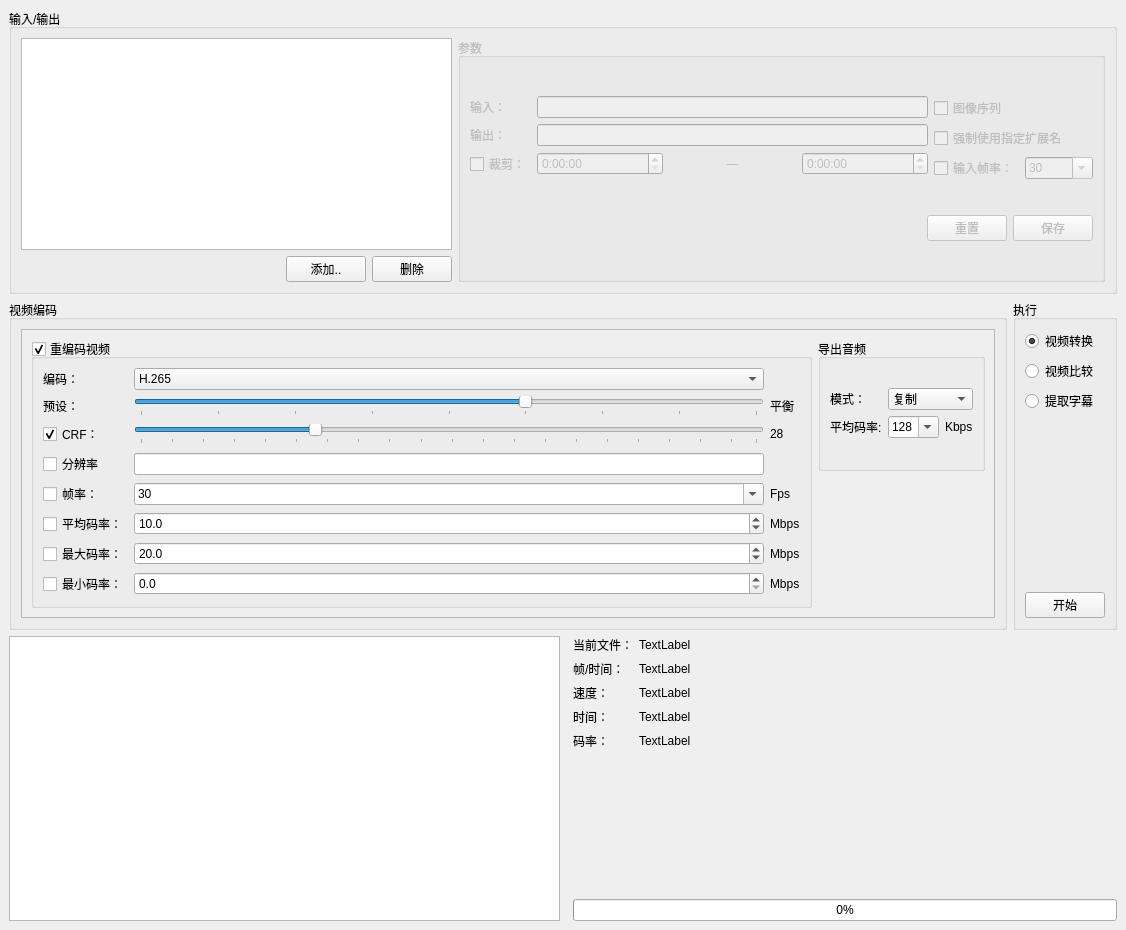
<?xml version="1.0" encoding="UTF-8"?>
<ui version="4.0">
 <class>MainWindow</class>
 <widget class="QMainWindow" name="MainWindow">
  <property name="geometry">
   <rect>
    <x>0</x>
    <y>0</y>
    <width>1126</width>
    <height>930</height>
   </rect>
  </property>
  <property name="windowTitle">
   <string>视频压制助手</string>
  </property>
  <widget class="QWidget" name="centralwidget">
   <layout class="QVBoxLayout" name="verticalLayout_2" stretch="1,0,1">
    <item>
     <widget class="QGroupBox" name="groupBox_6">
      <property name="sizePolicy">
       <sizepolicy hsizetype="Preferred" vsizetype="Preferred">
        <horstretch>0</horstretch>
        <verstretch>0</verstretch>
       </sizepolicy>
      </property>
      <property name="title">
       <string>输入/输出</string>
      </property>
      <layout class="QHBoxLayout" name="horizontalLayout_4" stretch="2,3">
       <item>
        <layout class="QGridLayout" name="gridLayout">
         <item row="0" column="0" colspan="3">
          <widget class="QListView" name="lst">
           <property name="selectionMode">
            <enum>QAbstractItemView::ExtendedSelection</enum>
           </property>
          </widget>
         </item>
         <item row="1" column="0">
          <spacer name="horizontalSpacer">
           <property name="orientation">
            <enum>Qt::Horizontal</enum>
           </property>
           <property name="sizeHint" stdset="0">
            <size>
             <width>40</width>
             <height>20</height>
            </size>
           </property>
          </spacer>
         </item>
         <item row="1" column="1">
          <widget class="QPushButton" name="btn_input">
           <property name="text">
            <string>添加..</string>
           </property>
          </widget>
         </item>
         <item row="1" column="2">
          <widget class="QPushButton" name="btn_delete">
           <property name="autoFillBackground">
            <bool>false</bool>
           </property>
           <property name="text">
            <string>删除</string>
           </property>
          </widget>
         </item>
        </layout>
       </item>
       <item>
        <widget class="QGroupBox" name="gpb_file">
         <property name="enabled">
          <bool>false</bool>
         </property>
         <property name="title">
          <string>参数</string>
         </property>
         <layout class="QHBoxLayout" name="horizontalLayout_5">
          <item>
           <layout class="QGridLayout" name="gridLayout_4">
            <item row="0" column="0">
             <layout class="QFormLayout" name="formLayout_2">
              <item row="0" column="0">
               <widget class="QLabel" name="label_18">
                <property name="text">
                 <string>输入：</string>
                </property>
               </widget>
              </item>
              <item row="0" column="1">
               <widget class="QLineEdit" name="txt_input"/>
              </item>
              <item row="1" column="0">
               <widget class="QLabel" name="label_19">
                <property name="text">
                 <string>输出：</string>
                </property>
               </widget>
              </item>
              <item row="1" column="1">
               <widget class="QLineEdit" name="txt_output"/>
              </item>
              <item row="3" column="1">
               <layout class="QHBoxLayout" name="horizontalLayout_3">
                <item>
                 <widget class="QTimeEdit" name="time_from">
                  <property name="enabled">
                   <bool>false</bool>
                  </property>
                  <property name="currentSection">
                   <enum>QDateTimeEdit::HourSection</enum>
                  </property>
                  <property name="displayFormat">
                   <string>H:mm:ss</string>
                  </property>
                 </widget>
                </item>
                <item>
                 <widget class="QLabel" name="label_20">
                  <property name="text">
                   <string>—</string>
                  </property>
                  <property name="alignment">
                   <set>Qt::AlignCenter</set>
                  </property>
                 </widget>
                </item>
                <item>
                 <widget class="QTimeEdit" name="time_to">
                  <property name="enabled">
                   <bool>false</bool>
                  </property>
                  <property name="currentSection">
                   <enum>QDateTimeEdit::HourSection</enum>
                  </property>
                  <property name="displayFormat">
                   <string>H:mm:ss</string>
                  </property>
                 </widget>
                </item>
               </layout>
              </item>
              <item row="3" column="0">
               <widget class="QCheckBox" name="chk_cut">
                <property name="text">
                 <string>裁剪：</string>
                </property>
               </widget>
              </item>
             </layout>
            </item>
            <item row="0" column="1">
             <layout class="QGridLayout" name="gridLayout_3">
              <item row="1" column="0" colspan="2">
               <widget class="QCheckBox" name="chk_force_ext">
                <property name="text">
                 <string>强制使用指定扩展名</string>
                </property>
               </widget>
              </item>
              <item row="2" column="0">
               <widget class="QCheckBox" name="chk_input_fps">
                <property name="text">
                 <string>输入帧率：</string>
                </property>
               </widget>
              </item>
              <item row="2" column="1">
               <widget class="QComboBox" name="cbb_input_fps">
                <property name="inputMethodHints">
                 <set>Qt::ImhDigitsOnly|Qt::ImhFormattedNumbersOnly|Qt::ImhPreferNumbers</set>
                </property>
                <property name="editable">
                 <bool>true</bool>
                </property>
                <property name="currentIndex">
                 <number>6</number>
                </property>
                <item>
                 <property name="text">
                  <string>10</string>
                 </property>
                </item>
                <item>
                 <property name="text">
                  <string>20</string>
                 </property>
                </item>
                <item>
                 <property name="text">
                  <string>23.976</string>
                 </property>
                </item>
                <item>
                 <property name="text">
                  <string>24</string>
                 </property>
                </item>
                <item>
                 <property name="text">
                  <string>25</string>
                 </property>
                </item>
                <item>
                 <property name="text">
                  <string>29.97</string>
                 </property>
                </item>
                <item>
                 <property name="text">
                  <string>30</string>
                 </property>
                </item>
                <item>
                 <property name="text">
                  <string>48</string>
                 </property>
                </item>
                <item>
                 <property name="text">
                  <string>59.94</string>
                 </property>
                </item>
                <item>
                 <property name="text">
                  <string>60</string>
                 </property>
                </item>
                <item>
                 <property name="text">
                  <string>72</string>
                 </property>
                </item>
                <item>
                 <property name="text">
                  <string>90</string>
                 </property>
                </item>
                <item>
                 <property name="text">
                  <string>144</string>
                 </property>
                </item>
               </widget>
              </item>
              <item row="0" column="0" colspan="2">
               <widget class="QCheckBox" name="chk_image_seq">
                <property name="text">
                 <string>图像序列</string>
                </property>
               </widget>
              </item>
             </layout>
            </item>
            <item row="1" column="0" colspan="2">
             <layout class="QHBoxLayout" name="horizontalLayout_6">
              <item>
               <spacer name="horizontalSpacer_2">
                <property name="orientation">
                 <enum>Qt::Horizontal</enum>
                </property>
                <property name="sizeHint" stdset="0">
                 <size>
                  <width>40</width>
                  <height>20</height>
                 </size>
                </property>
               </spacer>
              </item>
              <item>
               <widget class="QPushButton" name="btn_io_reset">
                <property name="text">
                 <string>重置</string>
                </property>
               </widget>
              </item>
              <item>
               <widget class="QPushButton" name="btn_io_save">
                <property name="text">
                 <string>保存</string>
                </property>
               </widget>
              </item>
             </layout>
            </item>
           </layout>
          </item>
         </layout>
        </widget>
       </item>
      </layout>
     </widget>
    </item>
    <item>
     <layout class="QHBoxLayout" name="horizontalLayout_2">
      <item>
       <widget class="QGroupBox" name="groupBox">
        <property name="title">
         <string>视频编码</string>
        </property>
        <layout class="QVBoxLayout" name="verticalLayout">
         <item>
          <widget class="QScrollArea" name="scrollArea">
           <property name="frameShadow">
            <enum>QFrame::Raised</enum>
           </property>
           <property name="widgetResizable">
            <bool>true</bool>
           </property>
           <widget class="QWidget" name="scrollAreaWidgetContents">
            <property name="geometry">
             <rect>
              <x>0</x>
              <y>0</y>
              <width>952</width>
              <height>305</height>
             </rect>
            </property>
            <layout class="QGridLayout" name="gridLayout_7">
             <item row="0" column="1">
              <widget class="QGroupBox" name="grpb_audio">
               <property name="title">
                <string>导出音频</string>
               </property>
               <property name="checkable">
                <bool>false</bool>
               </property>
               <property name="checked">
                <bool>false</bool>
               </property>
               <layout class="QGridLayout" name="gridLayout_9">
                <item row="0" column="0">
                 <layout class="QGridLayout" name="gridLayout_8">
                  <item row="1" column="1">
                   <widget class="QComboBox" name="cbb_bitrate_a">
                    <property name="editable">
                     <bool>true</bool>
                    </property>
                    <property name="currentIndex">
                     <number>2</number>
                    </property>
                    <item>
                     <property name="text">
                      <string>64</string>
                     </property>
                    </item>
                    <item>
                     <property name="text">
                      <string>96</string>
                     </property>
                    </item>
                    <item>
                     <property name="text">
                      <string>128</string>
                     </property>
                    </item>
                    <item>
                     <property name="text">
                      <string>196</string>
                     </property>
                    </item>
                    <item>
                     <property name="text">
                      <string>256</string>
                     </property>
                    </item>
                    <item>
                     <property name="text">
                      <string>320</string>
                     </property>
                    </item>
                   </widget>
                  </item>
                  <item row="1" column="2">
                   <widget class="QLabel" name="label_26">
                    <property name="text">
                     <string>Kbps</string>
                    </property>
                   </widget>
                  </item>
                  <item row="1" column="0">
                   <widget class="QLabel" name="label_25">
                    <property name="text">
                     <string>平均码率:</string>
                    </property>
                   </widget>
                  </item>
                  <item row="0" column="1" colspan="2">
                   <widget class="QComboBox" name="cbb_audio_mode">
                    <item>
                     <property name="text">
                      <string>复制</string>
                     </property>
                    </item>
                    <item>
                     <property name="text">
                      <string>不导出</string>
                     </property>
                    </item>
                    <item>
                     <property name="text">
                      <string>重编码</string>
                     </property>
                    </item>
                   </widget>
                  </item>
                  <item row="0" column="0">
                   <widget class="QLabel" name="label_2">
                    <property name="text">
                     <string>模式：</string>
                    </property>
                   </widget>
                  </item>
                 </layout>
                </item>
               </layout>
              </widget>
             </item>
             <item row="0" column="0" rowspan="2">
              <widget class="QGroupBox" name="grpb_video">
               <property name="sizePolicy">
                <sizepolicy hsizetype="Preferred" vsizetype="Preferred">
                 <horstretch>0</horstretch>
                 <verstretch>0</verstretch>
                </sizepolicy>
               </property>
               <property name="title">
                <string>重编码视频</string>
               </property>
               <property name="checkable">
                <bool>true</bool>
               </property>
               <layout class="QGridLayout" name="gridLayout_5">
                <item row="0" column="0">
                 <layout class="QGridLayout" name="gridLayout_2">
                  <item row="5" column="3">
                   <widget class="QLabel" name="label_5">
                    <property name="text">
                     <string>Mbps</string>
                    </property>
                   </widget>
                  </item>
                  <item row="0" column="2">
                   <widget class="QComboBox" name="cbb_encoder">
                    <property name="currentIndex">
                     <number>1</number>
                    </property>
                    <item>
                     <property name="text">
                      <string>H.264</string>
                     </property>
                    </item>
                    <item>
                     <property name="text">
                      <string>H.265</string>
                     </property>
                    </item>
                    <item>
                     <property name="text">
                      <string>VP9</string>
                     </property>
                    </item>
                   </widget>
                  </item>
                  <item row="4" column="2">
                   <widget class="QComboBox" name="cbb_fps">
                    <property name="inputMethodHints">
                     <set>Qt::ImhDigitsOnly|Qt::ImhFormattedNumbersOnly|Qt::ImhPreferNumbers</set>
                    </property>
                    <property name="editable">
                     <bool>true</bool>
                    </property>
                    <property name="currentIndex">
                     <number>6</number>
                    </property>
                    <item>
                     <property name="text">
                      <string>10</string>
                     </property>
                    </item>
                    <item>
                     <property name="text">
                      <string>20</string>
                     </property>
                    </item>
                    <item>
                     <property name="text">
                      <string>23.976</string>
                     </property>
                    </item>
                    <item>
                     <property name="text">
                      <string>24</string>
                     </property>
                    </item>
                    <item>
                     <property name="text">
                      <string>25</string>
                     </property>
                    </item>
                    <item>
                     <property name="text">
                      <string>29.97</string>
                     </property>
                    </item>
                    <item>
                     <property name="text">
                      <string>30</string>
                     </property>
                    </item>
                    <item>
                     <property name="text">
                      <string>48</string>
                     </property>
                    </item>
                    <item>
                     <property name="text">
                      <string>59.94</string>
                     </property>
                    </item>
                    <item>
                     <property name="text">
                      <string>60</string>
                     </property>
                    </item>
                    <item>
                     <property name="text">
                      <string>72</string>
                     </property>
                    </item>
                    <item>
                     <property name="text">
                      <string>90</string>
                     </property>
                    </item>
                    <item>
                     <property name="text">
                      <string>144</string>
                     </property>
                    </item>
                   </widget>
                  </item>
                  <item row="4" column="3">
                   <widget class="QLabel" name="label_7">
                    <property name="text">
                     <string>Fps</string>
                    </property>
                   </widget>
                  </item>
                  <item row="6" column="2">
                   <widget class="QDoubleSpinBox" name="txt_bitrate_max">
                    <property name="decimals">
                     <number>1</number>
                    </property>
                    <property name="maximum">
                     <double>500.000000000000000</double>
                    </property>
                    <property name="stepType">
                     <enum>QAbstractSpinBox::AdaptiveDecimalStepType</enum>
                    </property>
                    <property name="value">
                     <double>20.000000000000000</double>
                    </property>
                   </widget>
                  </item>
                  <item row="2" column="2">
                   <widget class="QSlider" name="sld_crf">
                    <property name="maximum">
                     <number>99</number>
                    </property>
                    <property name="pageStep">
                     <number>2</number>
                    </property>
                    <property name="value">
                     <number>28</number>
                    </property>
                    <property name="orientation">
                     <enum>Qt::Horizontal</enum>
                    </property>
                    <property name="tickPosition">
                     <enum>QSlider::TicksBelow</enum>
                    </property>
                    <property name="tickInterval">
                     <number>5</number>
                    </property>
                   </widget>
                  </item>
                  <item row="1" column="2">
                   <widget class="QSlider" name="sld_preset">
                    <property name="minimum">
                     <number>-5</number>
                    </property>
                    <property name="maximum">
                     <number>3</number>
                    </property>
                    <property name="pageStep">
                     <number>1</number>
                    </property>
                    <property name="orientation">
                     <enum>Qt::Horizontal</enum>
                    </property>
                    <property name="tickPosition">
                     <enum>QSlider::TicksBelow</enum>
                    </property>
                   </widget>
                  </item>
                  <item row="1" column="3">
                   <widget class="QLabel" name="lbl_preset">
                    <property name="text">
                     <string>平衡</string>
                    </property>
                   </widget>
                  </item>
                  <item row="3" column="2">
                   <widget class="QLineEdit" name="txt_size"/>
                  </item>
                  <item row="5" column="2">
                   <widget class="QDoubleSpinBox" name="txt_bitrate">
                    <property name="decimals">
                     <number>1</number>
                    </property>
                    <property name="maximum">
                     <double>500.000000000000000</double>
                    </property>
                    <property name="value">
                     <double>10.000000000000000</double>
                    </property>
                   </widget>
                  </item>
                  <item row="2" column="3">
                   <widget class="QLabel" name="lbl_crf">
                    <property name="text">
                     <string>28</string>
                    </property>
                   </widget>
                  </item>
                  <item row="6" column="3">
                   <widget class="QLabel" name="label_8">
                    <property name="text">
                     <string>Mbps</string>
                    </property>
                   </widget>
                  </item>
                  <item row="7" column="2">
                   <widget class="QDoubleSpinBox" name="txt_bitrate_min">
                    <property name="decimals">
                     <number>1</number>
                    </property>
                    <property name="maximum">
                     <double>500.000000000000000</double>
                    </property>
                   </widget>
                  </item>
                  <item row="7" column="3">
                   <widget class="QLabel" name="label_17">
                    <property name="text">
                     <string>Mbps</string>
                    </property>
                   </widget>
                  </item>
                  <item row="3" column="0" colspan="2">
                   <widget class="QCheckBox" name="chk_size">
                    <property name="text">
                     <string>分辨率</string>
                    </property>
                   </widget>
                  </item>
                  <item row="4" column="0" colspan="2">
                   <widget class="QCheckBox" name="chk_fps">
                    <property name="text">
                     <string>帧率：</string>
                    </property>
                   </widget>
                  </item>
                  <item row="5" column="0" colspan="2">
                   <widget class="QCheckBox" name="chk_bitrate">
                    <property name="text">
                     <string>平均码率：</string>
                    </property>
                   </widget>
                  </item>
                  <item row="6" column="0" colspan="2">
                   <widget class="QCheckBox" name="chk_bitrate_max">
                    <property name="text">
                     <string>最大码率：</string>
                    </property>
                   </widget>
                  </item>
                  <item row="7" column="0" colspan="2">
                   <widget class="QCheckBox" name="chk_bitrate_min">
                    <property name="text">
                     <string>最小码率：</string>
                    </property>
                   </widget>
                  </item>
                  <item row="2" column="0" colspan="2">
                   <widget class="QCheckBox" name="chk_crf">
                    <property name="text">
                     <string>CRF：</string>
                    </property>
                    <property name="checked">
                     <bool>true</bool>
                    </property>
                   </widget>
                  </item>
                  <item row="1" column="0" colspan="2">
                   <widget class="QLabel" name="label">
                    <property name="text">
                     <string>预设：</string>
                    </property>
                   </widget>
                  </item>
                  <item row="0" column="0" colspan="2">
                   <widget class="QLabel" name="label_23">
                    <property name="text">
                     <string>编码：</string>
                    </property>
                   </widget>
                  </item>
                 </layout>
                </item>
               </layout>
              </widget>
             </item>
            </layout>
           </widget>
          </widget>
         </item>
        </layout>
       </widget>
      </item>
      <item>
       <widget class="QGroupBox" name="gridGroupBox">
        <property name="title">
         <string>执行</string>
        </property>
        <layout class="QVBoxLayout" name="verticalLayout_4">
         <item>
          <widget class="QRadioButton" name="rbtn_convert">
           <property name="text">
            <string>视频转换</string>
           </property>
           <property name="checked">
            <bool>true</bool>
           </property>
          </widget>
         </item>
         <item>
          <widget class="QRadioButton" name="rbtn_compare">
           <property name="text">
            <string>视频比较</string>
           </property>
          </widget>
         </item>
         <item>
          <widget class="QRadioButton" name="rbtn_sub">
           <property name="text">
            <string>提取字幕</string>
           </property>
          </widget>
         </item>
         <item>
          <spacer name="verticalSpacer">
           <property name="orientation">
            <enum>Qt::Vertical</enum>
           </property>
           <property name="sizeHint" stdset="0">
            <size>
             <width>20</width>
             <height>40</height>
            </size>
           </property>
          </spacer>
         </item>
         <item>
          <widget class="QPushButton" name="btn_start">
           <property name="text">
            <string>开始</string>
           </property>
          </widget>
         </item>
        </layout>
       </widget>
      </item>
     </layout>
    </item>
    <item>
     <layout class="QHBoxLayout" name="horizontalLayout">
      <item>
       <widget class="QTextEdit" name="txt_log">
        <property name="readOnly">
         <bool>true</bool>
        </property>
       </widget>
      </item>
      <item>
       <layout class="QFormLayout" name="formLayout">
        <property name="leftMargin">
         <number>7</number>
        </property>
        <item row="0" column="0">
         <widget class="QLabel" name="label_11">
          <property name="text">
           <string>当前文件：</string>
          </property>
         </widget>
        </item>
        <item row="0" column="1">
         <widget class="QLabel" name="lbl_current_file">
          <property name="text">
           <string>TextLabel</string>
          </property>
         </widget>
        </item>
        <item row="1" column="0">
         <widget class="QLabel" name="label_13">
          <property name="text">
           <string>帧/时间：</string>
          </property>
         </widget>
        </item>
        <item row="1" column="1">
         <widget class="QLabel" name="lbl_current_frame_time">
          <property name="text">
           <string>TextLabel</string>
          </property>
         </widget>
        </item>
        <item row="2" column="0">
         <widget class="QLabel" name="label_14">
          <property name="text">
           <string>速度：</string>
          </property>
         </widget>
        </item>
        <item row="2" column="1">
         <widget class="QLabel" name="lbl_current_speed">
          <property name="text">
           <string>TextLabel</string>
          </property>
         </widget>
        </item>
        <item row="3" column="0">
         <widget class="QLabel" name="label_15">
          <property name="text">
           <string>时间：</string>
          </property>
         </widget>
        </item>
        <item row="3" column="1">
         <widget class="QLabel" name="lbl_current_time">
          <property name="text">
           <string>TextLabel</string>
          </property>
         </widget>
        </item>
        <item row="4" column="0">
         <widget class="QLabel" name="label_12">
          <property name="text">
           <string>码率：</string>
          </property>
         </widget>
        </item>
        <item row="4" column="1">
         <widget class="QLabel" name="lbl_current_bitrate">
          <property name="text">
           <string>TextLabel</string>
          </property>
         </widget>
        </item>
        <item row="6" column="0" colspan="2">
         <widget class="QProgressBar" name="prgb_current">
          <property name="value">
           <number>0</number>
          </property>
         </widget>
        </item>
        <item row="5" column="0" colspan="2">
         <spacer name="verticalSpacer_2">
          <property name="orientation">
           <enum>Qt::Vertical</enum>
          </property>
          <property name="sizeHint" stdset="0">
           <size>
            <width>20</width>
            <height>40</height>
           </size>
          </property>
         </spacer>
        </item>
       </layout>
      </item>
     </layout>
    </item>
   </layout>
  </widget>
  <widget class="QMenuBar" name="menubar">
   <property name="geometry">
    <rect>
     <x>0</x>
     <y>0</y>
     <width>1126</width>
     <height>26</height>
    </rect>
   </property>
  </widget>
 </widget>
 <resources/>
 <connections/>
</ui>
